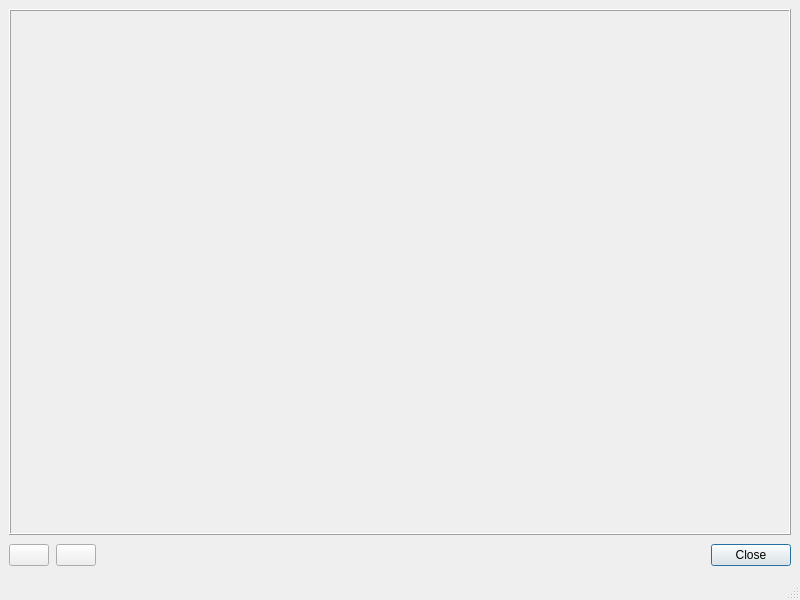
<?xml version="1.0" encoding="UTF-8"?>
<ui version="4.0">
 <class>ScrollingTextWindow</class>
 <widget class="QMainWindow" name="ScrollingTextWindow">
  <property name="windowModality">
   <enum>Qt::ApplicationModal</enum>
  </property>
  <property name="geometry">
   <rect>
    <x>0</x>
    <y>0</y>
    <width>800</width>
    <height>600</height>
   </rect>
  </property>
  <property name="windowTitle">
   <string>DM Helper Scrolling Text</string>
  </property>
  <property name="styleSheet">
   <string notr="true">background-image: url(:/img/data/parchment.jpg);</string>
  </property>
  <widget class="QWidget" name="centralwidget">
   <property name="sizePolicy">
    <sizepolicy hsizetype="Preferred" vsizetype="Preferred">
     <horstretch>0</horstretch>
     <verstretch>0</verstretch>
    </sizepolicy>
   </property>
   <layout class="QVBoxLayout" name="verticalLayout">
    <item>
     <widget class="QLabel" name="lblImage">
      <property name="sizePolicy">
       <sizepolicy hsizetype="Ignored" vsizetype="Ignored">
        <horstretch>0</horstretch>
        <verstretch>0</verstretch>
       </sizepolicy>
      </property>
      <property name="frameShape">
       <enum>QFrame::Box</enum>
      </property>
      <property name="frameShadow">
       <enum>QFrame::Raised</enum>
      </property>
      <property name="lineWidth">
       <number>1</number>
      </property>
      <property name="midLineWidth">
       <number>0</number>
      </property>
      <property name="text">
       <string/>
      </property>
      <property name="scaledContents">
       <bool>false</bool>
      </property>
      <property name="alignment">
       <set>Qt::AlignCenter</set>
      </property>
     </widget>
    </item>
    <item>
     <layout class="QHBoxLayout" name="horizontalLayout">
      <property name="spacing">
       <number>7</number>
      </property>
      <item>
       <widget class="QPushButton" name="btnRewind">
        <property name="sizePolicy">
         <sizepolicy hsizetype="Fixed" vsizetype="Fixed">
          <horstretch>0</horstretch>
          <verstretch>0</verstretch>
         </sizepolicy>
        </property>
        <property name="text">
         <string/>
        </property>
        <property name="icon">
         <iconset resource="resources.qrc">
          <normaloff>:/img/data/icon_rewind.png</normaloff>:/img/data/icon_rewind.png</iconset>
        </property>
        <property name="checkable">
         <bool>false</bool>
        </property>
       </widget>
      </item>
      <item>
       <widget class="QPushButton" name="btnPlay">
        <property name="sizePolicy">
         <sizepolicy hsizetype="Fixed" vsizetype="Fixed">
          <horstretch>0</horstretch>
          <verstretch>0</verstretch>
         </sizepolicy>
        </property>
        <property name="text">
         <string/>
        </property>
        <property name="icon">
         <iconset resource="resources.qrc">
          <normaloff>:/img/data/icon_play.png</normaloff>:/img/data/icon_play.png</iconset>
        </property>
        <property name="checkable">
         <bool>true</bool>
        </property>
       </widget>
      </item>
      <item>
       <spacer name="horizontalSpacer">
        <property name="orientation">
         <enum>Qt::Horizontal</enum>
        </property>
        <property name="sizeType">
         <enum>QSizePolicy::Expanding</enum>
        </property>
        <property name="sizeHint" stdset="0">
         <size>
          <width>675</width>
          <height>28</height>
         </size>
        </property>
       </spacer>
      </item>
      <item>
       <widget class="QPushButton" name="btnClose">
        <property name="sizePolicy">
         <sizepolicy hsizetype="Fixed" vsizetype="Fixed">
          <horstretch>0</horstretch>
          <verstretch>0</verstretch>
         </sizepolicy>
        </property>
        <property name="text">
         <string>Close</string>
        </property>
        <property name="autoDefault">
         <bool>true</bool>
        </property>
        <property name="default">
         <bool>true</bool>
        </property>
       </widget>
      </item>
     </layout>
    </item>
   </layout>
  </widget>
  <widget class="QStatusBar" name="statusbar"/>
 </widget>
 <resources>
  <include location="resources.qrc"/>
 </resources>
 <connections/>
</ui>
